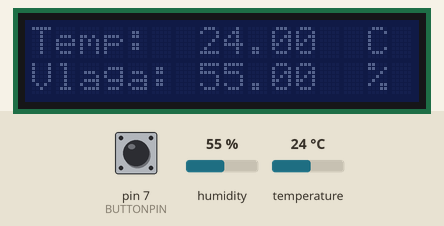
Recording of a sketch running on a simulated Arduino Uno, built with avr-gcc and run on an emulated ATmega328P. Shown: 16×2 character LCD. The test bench sets the inputs (shaded band); at power-on: pin 7 (BUTTONPIN) HIGH, humidity 55 %, temperature 24 °C.

Above: at 3.7 s.
3.8 s: pin 7 (BUTTONPIN) pulled LOW for 0.15 s
At 3.92 s:
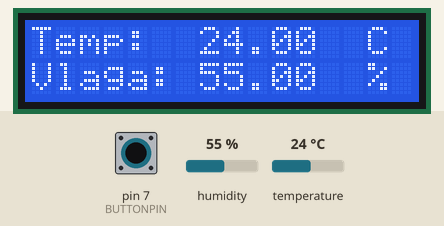
5.4 s: humidity set to 22 %
At 7.4 s:
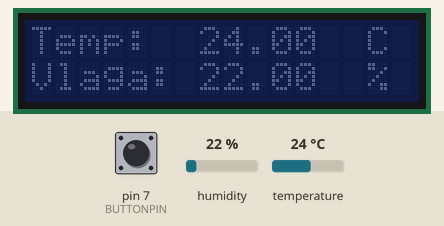
7.7 s: temperature set to 12 °C
At 10.3 s:
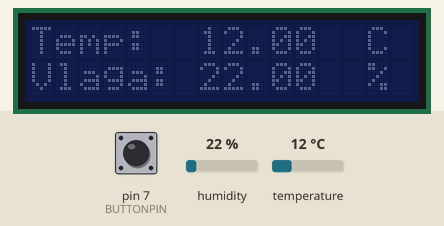
10.8 s: pin 7 (BUTTONPIN) pulled LOW for 1 s
At 11.6 s:
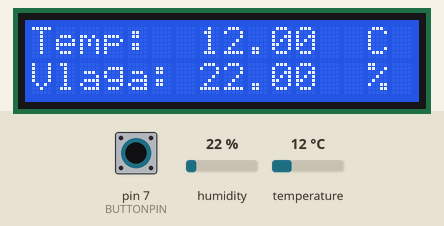
13.3 s: humidity set to 40 %
At 15.7 s:
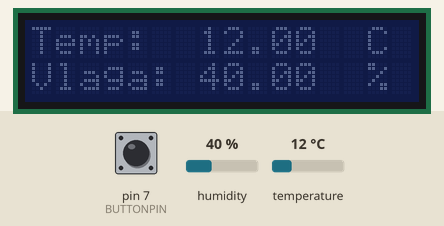
16.9 s: temperature set to 19 °C
At 19.6 s:
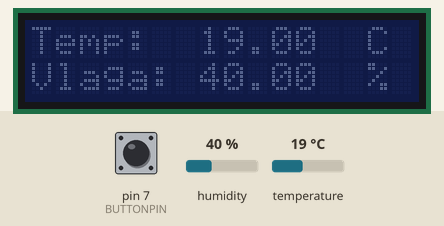
Timing chart, 0 to 21.0 s (numbered marks = the images above; inputs shaded):
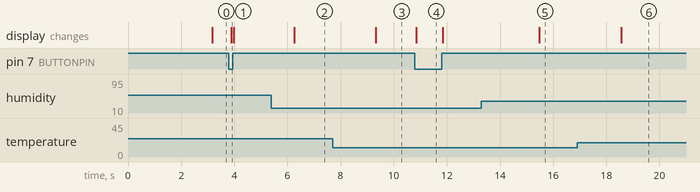

The sketch:

temp_humidity.ino
```cpp
#include <DHT.h>
#include <LiquidCrystal_I2C.h>
#include <Wire.h>

#define DHTPIN 2
#define DHTTYPE DHT22       // DHT 22 (AM2302)
DHT dht(DHTPIN, DHTTYPE);   // Initialize DHT sensor for normal 16mhz Arduino
#define BUTTONPIN 7
#define NUMDELAYS 30        // 30 delays x 100 ms = 3 seconds, because the DHT22
                            // updates only every ~2 seconds
#define DELAYTIME 100       // 100 ms for delay

// Set the LCD address to 0x3F for a 16 chars and 2 line display
LiquidCrystal_I2C lcd(0x3F, 16, 2);

int button, delays;
float hum, temp;

void setup() {
    lcd.begin();
    lcd.backlight();
    dht.begin();
    pinMode(BUTTONPIN, INPUT);

    delays = 0;

    lcd.clear();
    lcd.setCursor(0, 0);
    lcd.print("Temperatura & ");
    lcd.setCursor(0, 1);
    lcd.print("Vlaga - v0.1");

    Serial.begin(9600);
}

void loop() {
    button = digitalRead(BUTTONPIN);

    if (button == LOW) {
        lcd.backlight();
    } else {
        lcd.noBacklight();
    }

    if(delays >= NUMDELAYS){
        delays = 0;
        // Read data and store it to variables hum and temp
        hum = dht.readHumidity();
        temp = dht.readTemperature();

        /*/ Print temp and humidity values to serial monitor
        Serial.print("Humidity: ");
        Serial.print(hum);
        Serial.print(" %, Temp: ");
        Serial.print(temp);
        Serial.println(" Celsius");
        */

        lcd.clear();
        lcd.print("Temp:         C ");
        lcd.setCursor(7, 0);
        lcd.print(temp);
        lcd.setCursor(0, 1);
        lcd.print("Vlaga:        % ");
        lcd.setCursor(7, 1);
        lcd.print(hum);
    }
    delay(DELAYTIME);
    if(delays < NUMDELAYS){
        delays++;
    }
}
```

Measured:
- after the input at 3.8 s, the display: changes after 0.08 s (image 1)
- after the input at 5.4 s, the display: changes after 0.85 s (image 2)
- after the input at 7.7 s, the display: changes after 1.6 s (image 3)
- after the input at 10.8 s, the display: changes at once (image 4)
- after the input at 13.3 s, the display: changes after 2.2 s (image 5)
- after the input at 16.9 s, the display: changes after 1.7 s (image 6)
